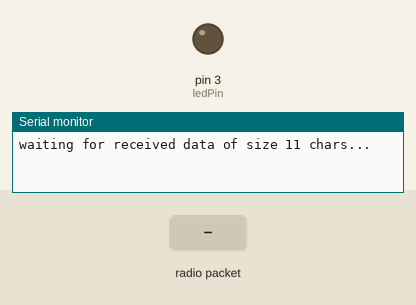
This sketch was run on a simulated Arduino Uno, built with avr-gcc and run on an emulated ATmega328P. Parts: output pins drawn as LEDs (lit = HIGH), the last lines printed to the serial monitor. The inputs (shaded band) are chosen by the test bench. No radio packets arrive unless stated.

Above: at 1.2 s.
1.3 s: radio packet "msg1" arrives
At 1.8 s:
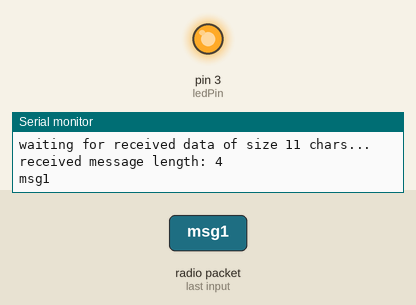
2.8 s: radio packet "msg2" arrives
At 4.1 s:
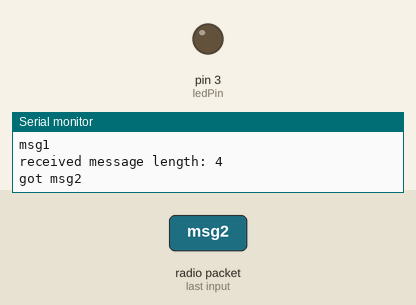
Timing chart, 0 to 5.8 s (numbered marks = the images above; inputs shaded):
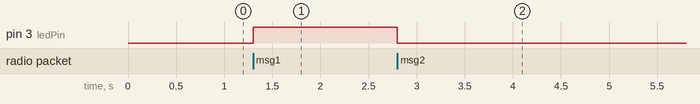

The sketch:

fourThirtyThree_two_messages_Rx.ino
```cpp
/*
  433 MHz RF Module Receiver Demonstration 1
  RF-Rcv-Demo-1.ino
  Demonstrates 433 MHz RF Receiver Module
  Use with Transmitter Demonstration 1

  adapted from
  https://dronebotworkshop.com/433mhz-rf-modules-arduino/
*/

// Include RadioHead Amplitude Shift Keying Library
#include <RH_ASK.h>
// Include dependant SPI Library
#include <SPI.h>

// Create Amplitude Shift Keying Object
RH_ASK rf_driver;

String str_out;
int ledPin = 3;

void setup()
{
  // Initialize ASK Object
  rf_driver.init();
  // Setup Serial Monitor
  Serial.begin(9600);
  Serial.println("waiting for received data of size 11 chars...");

  pinMode(ledPin, OUTPUT);
}

void loop()
{
  // Set buffer to size of expected message
  // or max expected size
  uint8_t buf[11];

  uint8_t buflen = sizeof(buf);

  // Check if there is a received packet and if it is expected size
  if (rf_driver.recv(buf, &buflen))
  {
        Serial.print("received message length: " );
        Serial.println(buflen);

// simpler but less robust way is to simply check the length of the message:
//    if (buflen == 11) {
//      digitalWrite(2, LOW);
//      // Message received with valid checksum
//      Serial.print("Message Received: ");
//      Serial.println((char*)buf);
//    }
//    if (buflen == 4) {
//      digitalWrite(2, HIGH);
//      // Message received with valid checksum
//      Serial.print("Message Received: ");
//      Serial.println((char*)buf);
//    }
    // convert char* to a String
    str_out = String((char*)buf);
    // check for specific characters

    if(str_out.substring(0,4) == "msg1") {
      Serial.println("msg1");
      digitalWrite(ledPin, HIGH);

    }
    if(str_out.substring(0,4) == "msg2") {
      Serial.println("got msg2");
      digitalWrite(ledPin, LOW);

    }
  }

}
```

Measured:
- after the input at 1.3 s, pin 3 (ledPin): LOW → HIGH at once
- after the input at 2.8 s, pin 3 (ledPin): HIGH → LOW at once
